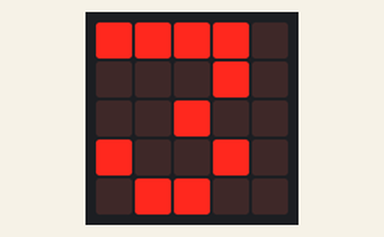
Simulated run of this program. Board: Calliope mini (MakeCode). Parts: the board's 5×5 LED display. At 7.0 s the program stops and its outputs stay as they are.

Above: at 0.1 s.
At 3.5 s:
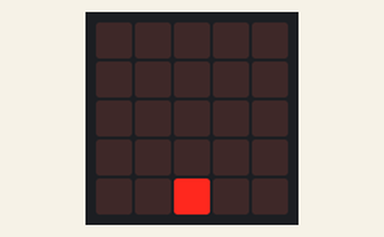
At 3.9 s:
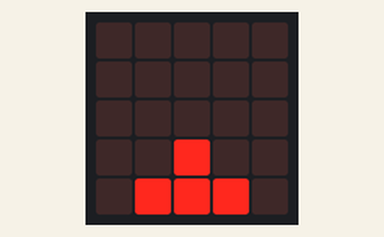
At 4.7 s:
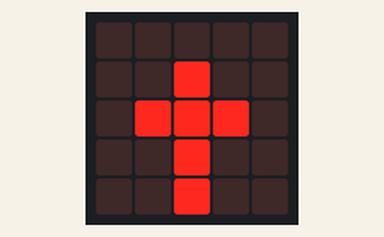
At 5.5 s:
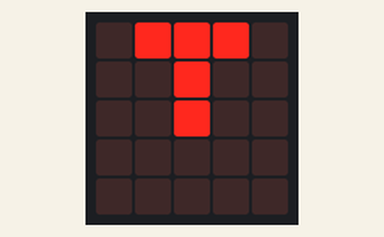
At 6.3 s:
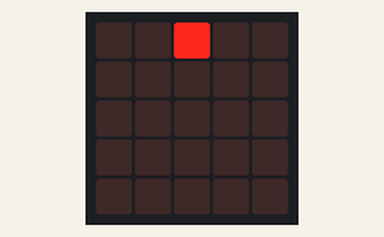

Measured:
- what the display in image 1 shows lasts 0.4 s, from 3.4 s to 3.8 s

The program:

main.ts
```typescript
basic.showNumber(3)
basic.showNumber(2)
basic.showNumber(1)
basic.showNumber(0)
basic.showLeds(`
    . . . . .
    . . . . .
    . . . . .
    . . . . .
    . . . . .
    `)
basic.showLeds(`
    . . . . .
    . . . . .
    . . . . .
    . . . . .
    . . # . .
    `)
basic.showLeds(`
    . . . . .
    . . . . .
    . . . . .
    . . # . .
    . # # # .
    `)
basic.showLeds(`
    . . . . .
    . . . . .
    . . # . .
    . # # # .
    . . # . .
    `)
basic.showLeds(`
    . . . . .
    . . # . .
    . # # # .
    . . # . .
    . . # . .
    `)
basic.showLeds(`
    . . # . .
    . # # # .
    . . # . .
    . . # . .
    . . . . .
    `)
basic.showLeds(`
    . # # # .
    . . # . .
    . . # . .
    . . . . .
    . . . . .
    `)
basic.showLeds(`
    . . # . .
    . . # . .
    . . . . .
    . . . . .
    . . . . .
    `)
basic.showLeds(`
    . . # . .
    . . . . .
    . . . . .
    . . . . .
    . . . . .
    `)
basic.showLeds(`
    . . . . .
    . . . . .
    . . . . .
    . . . . .
    . . . . .
    `)
```

test.ts
```typescript
// Hier kann man Tests durchführen; diese Datei wird nicht kompiliert, wenn dieses Paket als Erweiterung verwendet wird.
```
